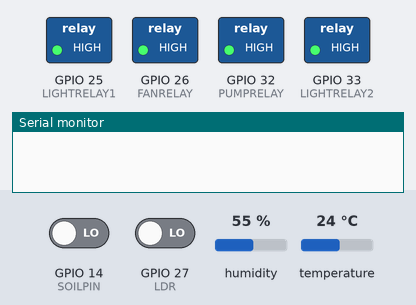
Bench run of a sketch on a simulated ESP32. Shown: switched loads named in the sketch (green lamp = pin HIGH), the last lines printed to the serial monitor. The inputs (shaded band) are chosen by the test bench; at power-on: GPIO 14 (SOILPIN) LOW, GPIO 27 (LDR) LOW, temperature 24 °C, humidity 55 %. WiFi joins after 1.5 s; servers stay silent unless stated.

Above: at 3.0 s.
3.1 s: GPIO 14 (SOILPIN) driven HIGH
At 7.6 s:
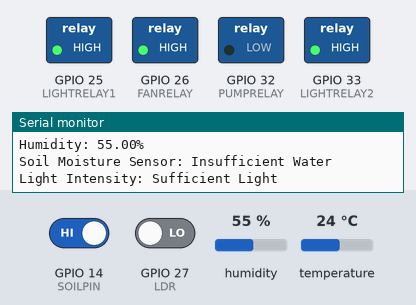
10.7 s: GPIO 27 (LDR) driven HIGH
At 12.5 s:
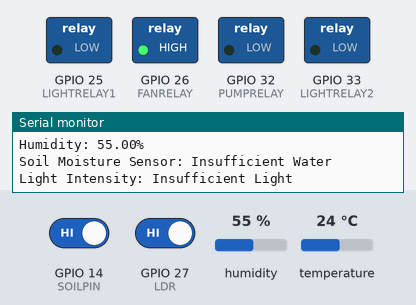
18.3 s: temperature set to 32 °C
25.9 s: temperature set to 35 °C
At 28.4 s:
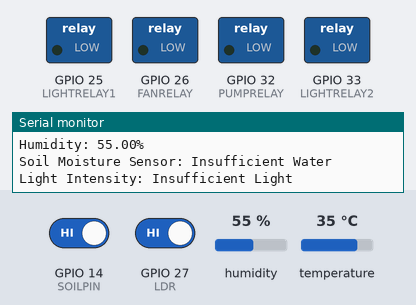
33.5 s: GPIO 14 (SOILPIN) driven LOW
At 38.2 s:
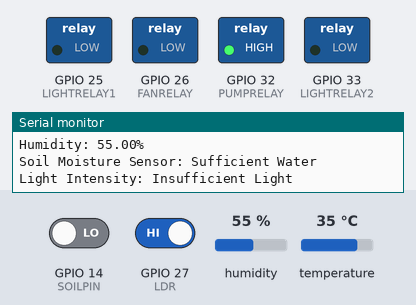
41.1 s: GPIO 27 (LDR) driven LOW
At 43.1 s:
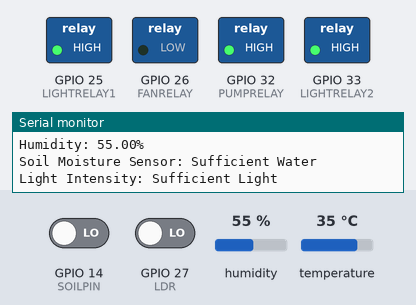
Timing chart, 0 to 44.6 s (numbered marks = the images above; inputs shaded):
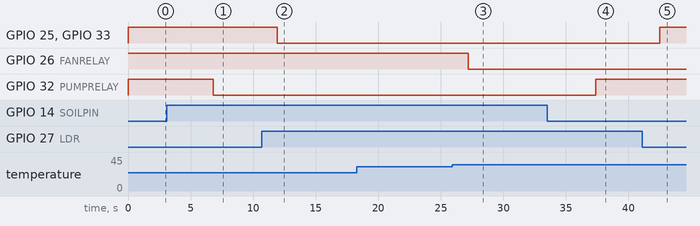

The sketch:

smartgreenhouse.ino
```cpp
#include<ctype.h>
#include <DHT.h>
#include <WiFi.h>
#include <WiFiClient.h>
#include <BlynkSimpleEsp32.h>

#define BLYNK_PRINT Serial   //use credentials from blynk app
#define BLYNK_TEMPLATE_ID "TxxxxxxxxP"
#define BLYNK_TEMPLATE_NAME "smartgreenhouse"
#define BLYNK_AUTH_TOKEN "qIxxxxxxxxxxxxxxxx_I"

#define SOILPIN 14
#define FANRELAY 26
#define LIGHTRELAY1 25
#define LIGHTRELAY2 33
#define PUMPRELAY 32
#define LDR 27
#define DHTPIN 13 // Digital pin connected to the DHT sensor
#define DHTTYPE DHT11 // DHT 11

char ssid[] = "Kxxh";  //enter wifi id and password
char pass[] = "9xxxxxxxx8";
float temperature ;
DHT dht(DHTPIN, DHTTYPE);

void setup() {
  Serial.begin(9600);
  dht.begin();
  pinMode(SOILPIN, INPUT);
  pinMode(LDR, INPUT);
  pinMode(FANRELAY, OUTPUT);
  digitalWrite(FANRELAY, HIGH);

  pinMode(LIGHTRELAY1, OUTPUT);
  digitalWrite(LIGHTRELAY1, HIGH);

  pinMode(LIGHTRELAY2, OUTPUT);
  digitalWrite(LIGHTRELAY2, HIGH);

  pinMode(PUMPRELAY, OUTPUT);
  digitalWrite(PUMPRELAY, HIGH);

  Blynk.begin(BLYNK_AUTH_TOKEN, ssid, pass);

}

void loop() {
  delay(5000);
  float newTemperature = dht.readTemperature()  ;
  if( !isnan(newTemperature) ) {temperature = newTemperature ; }

  float humidity = dht.readHumidity();
  int soilSensor = digitalRead(SOILPIN);
  int LDRval = digitalRead(LDR);


  Blynk.run();

  Blynk.virtualWrite(V0, temperature );  //virtual pins from blynk app
  Blynk.virtualWrite(V1, humidity);      //virtual pins from blynk app
  Blynk.virtualWrite(V2, soilSensor);    //virtual pins from blynk app
  Blynk.virtualWrite(V3, LDRval );       //virtual pins from blynk app
  bool fanStatus = true ;
  if (temperature > 33) {
    fanStatus = false ;
  }
  digitalWrite(FANRELAY, fanStatus);


  bool lightStatus = true ;   //loop to run LED light in pretermined condition
  if (LDRval) {
    lightStatus= false ;
  }
  digitalWrite(LIGHTRELAY1, lightStatus);
  digitalWrite(LIGHTRELAY2, lightStatus);


  bool pumpStatus = true ;   //loop to run pump in pretermined condition
  if (soilSensor) {
    pumpStatus= false ;
  }
  digitalWrite(PUMPRELAY, pumpStatus);


  Serial.print("Temperature: ");  // monitoring temperature value from DHT11
  Serial.print(temperature);
  Serial.println(" degree Celcius");

  Serial.print("Humidity: "); // monitoring humidity value from DHT11
  Serial.print(humidity);
  Serial.println("%");

  Serial.print("Soil Moisture Sensor: "); // if else loop for soil moisture sensor
  if (soilSensor) {
    Serial.println("Insufficient Water");
  } else {
    Serial.println("Sufficient Water");
  }

  Serial.print("Light Intensity: ");  // if else loop for ldr
  if (LDRval) {
    Serial.println("Insufficient Light");
  } else {
    Serial.println("Sufficient Light");
  }

}
```

Measured:
- the behaviour switches between 33 and 34 °C on temperature (found by bisection; images 2 and 3)
- after the input at 3.1 s, GPIO 32 (PUMPRELAY): HIGH → LOW after 3.7 s
- after the input at 10.7 s, GPIO 25 (LIGHTRELAY1), GPIO 33 (LIGHTRELAY2): HIGH → LOW after 1.2 s
- after the input at 25.9 s, GPIO 26 (FANRELAY): HIGH → LOW after 1.3 s
- after the input at 33.5 s, GPIO 32 (PUMPRELAY): LOW → HIGH after 3.9 s
- after the input at 41.1 s, GPIO 25 (LIGHTRELAY1), GPIO 33 (LIGHTRELAY2): LOW → HIGH after 1.4 s
